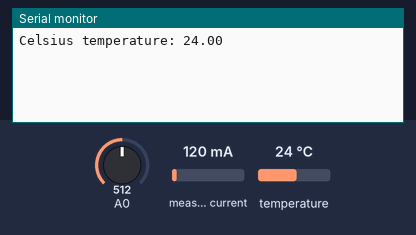
Bench run of a sketch on a simulated ESP8266 (NodeMCU). Shown: the last lines printed to the serial monitor. The inputs (shaded band) are chosen by the test bench; at power-on: measured current 120 mA, temperature 24 °C, A0 = 512. WiFi joins after 1.5 s; servers stay silent unless stated.

Above: at 3.0 s.
3.1 s: measured current set to 500 mA
At 5.0 s:
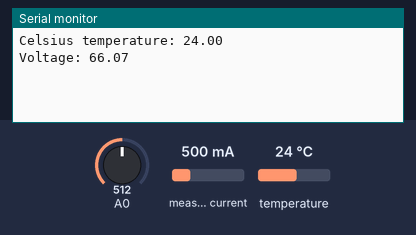
8.2 s: temperature set to 12 °C
At 9.6 s:
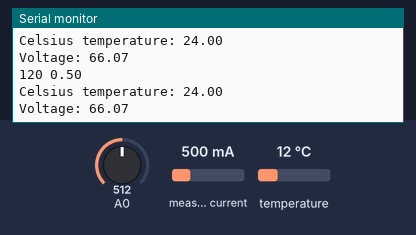
9.7 s: A0 set to 716
At 10.8 s:
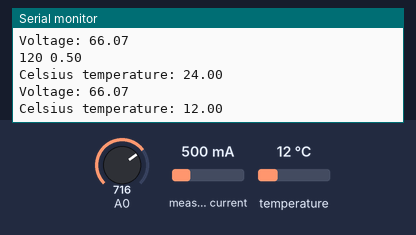
11.2 s: measured current set to 40 mA
At 12.5 s:
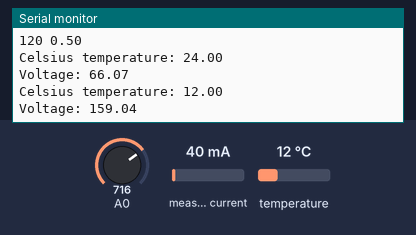
12.7 s: temperature set to 19 °C
At 13.4 s:
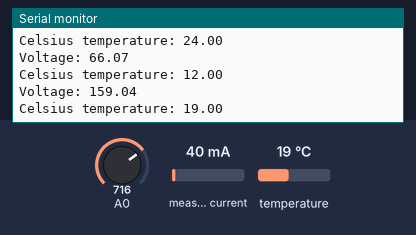
14.2 s: A0 set to 900
At 15.3 s:
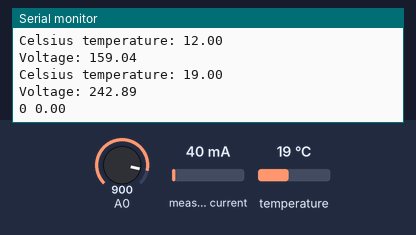
Timing chart, 0 to 16.7 s (numbered marks = the images above; inputs shaded):
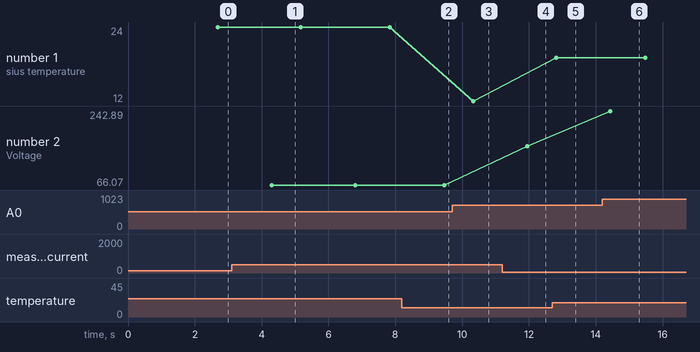

The sketch:

Far.ino
```cpp
#define BLYNK_TEMPLATE_ID "TMPL_KfnHFk1"
#define BLYNK_DEVICE_NAME "DeltaTMPS"
#define BLYNK_AUTH_TOKEN "mxlMDqA2Jq3vZVlToPYGQ5X7v0oGn_LK"

#define BLYNK_PRINT Serial
#include <ESP8266WiFi.h>
#include <WiFiClient.h>
#include <BlynkSimpleEsp8266.h>
#include <OneWire.h>
#include <DallasTemperature.h>
#include <SPI.h>

#include <EmonLib.h>

#define ANALOG_INPUT_SENSOR D2

#define ONE_WIRE_BUS D1
OneWire oneWire(ONE_WIRE_BUS);
DallasTemperature sensors(&oneWire);

char auth[] = BLYNK_AUTH_TOKEN;

char ssid[] = "NIHAJ_HOME";  // type your wifi name
char pass[] = "aeueyoaz@1";  // type your wifi password

BlynkTimer timer;

EnergyMonitor emon1;

long wattsum = 0;
double kwh = 0;
double wh = 0;
long lastmillis = 0;
int minutes = 0;

double sensorValue1 = 0;
double sensorValue2 = 0;
int crosscount = 0;
int climb_flag = 0;
int val[100];
int max_v = 0;
double VmaxD = 0;
double VeffD = 0;
double Veff = 0;

void sendSensor()
{
  // Request temperature to all devices on the data line
  sensors.requestTemperatures();

  float tempC = sensors.getTempCByIndex(0);

  if(tempC != DEVICE_DISCONNECTED_C)
  {
    Serial.print("Celsius temperature: ");
    Serial.println(tempC);
  }
  else
  {
    Serial.println("Error: Could not read temperature data");
  }
  //We can connect more than one IC on the same data wire. 0 refers to the first IC on the wire
  //int tempC=sensors.getTempCByIndex(0);
  //int tempF=sensors.getTempFByIndex(0);
  delay(1000);

  // You can send any value at any time.
  // Please don't send more that 10 values per second.
    Blynk.virtualWrite(V0, tempC);
    //Blynk.virtualWrite(V1, tempF);
    delay(500);


  for ( int i = 0; i < 100; i++ ) {
    sensorValue1 = analogRead(A0);
    if (analogRead(A0) > 511) {
      val[i] = sensorValue1;
    }
    else {
      val[i] = 0;
    }
    delay(1);
  }

  max_v = 0;

  for ( int i = 0; i < 100; i++ )
  {
    if ( val[i] > max_v )
    {
      max_v = val[i];
    }
    val[i] = 0;
  }
  if (max_v != 0) {


    VmaxD = max_v;
    VeffD = VmaxD / sqrt(2);
    Veff = (((VeffD - 903.76) / -644.24) * -415.2) + 415.2;
  }
  else {
    Veff = 0;
  }
  Serial.print("Voltage: ");
  Serial.println(Veff);
  if(Veff>185){
  Blynk.virtualWrite(V1,Veff);
  }
  else{
    Blynk.virtualWrite(V1,0);
  }
  VmaxD = 0;


  if (millis()-lastmillis > 5000) {
    double Irms = emon1.calcIrms(1480);  // Calculate Irms only
    if (Irms < 0.3) Irms = 0;
    long watt = Irms*240.0;
    wattsum = wattsum+watt;
    minutes = minutes + 1;
    lastmillis = millis();
    Serial.print(watt);         // Apparent power
    Serial.print(" ");
    Serial.println(Irms);
    Blynk.virtualWrite(V2,Irms);// Irms

  }
  if (minutes == 10) {
    wh = wh + wattsum/10;
    kwh = wh/1000;

    wattsum = 0;
    minutes = 0;
  }

}

void setup() {
  Serial.begin(115200);
  sensors.begin();
  WiFi.mode(WIFI_STA);
  WiFi.begin(ssid, pass);
  Blynk.begin(auth, ssid, pass);
  emon1.current(ANALOG_INPUT_SENSOR, 25);
  timer.setInterval(100L, sendSensor);
}

void loop() {
    Blynk.run();
    timer.run();
    delay(100);
}
```

Measured:
- after the input at 12.7 s, the serial monitor: prints a new line after 0.12 s (image 5)
- after the input at 14.2 s, the serial monitor: prints a new line after 0.24 s (image 6)
- plotted number 1: 12 → 19 after the input at 12.7 s
- plotted number 2: 159.04 → 242.89 after the input at 14.2 s
